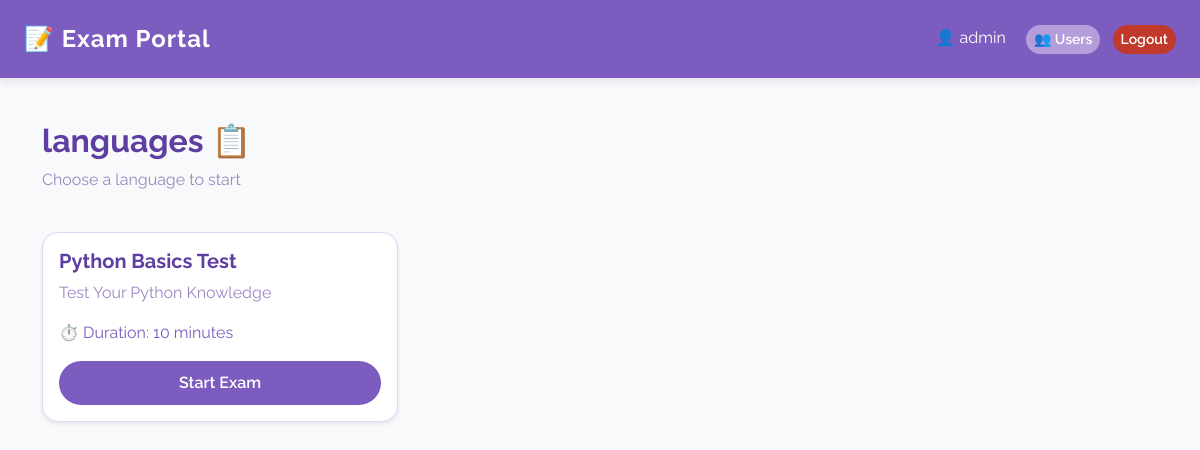
The app's page / (signed in) with its own data.
### exam/models.py (models this page shows, shortened)
class Exam(models.Model):
    title = models.CharField(max_length=200)
    description = models.TextField()
    duration = models.IntegerField()  # minutes
    created_at = models.DateTimeField(auto_now_add=True)

### exam/views.py (the view)
# urls.py: path('', views.home, name='home'),
def home(request):
    exams = Exam.objects.all()
    return render(request, 'home.html', {'exams': exams})

### exam/templates/home.html
{% extends 'base.html' %}
{% block content %}
<div class="row">
    <div class="col-12 mb-4">
        <h2 class="fw-bold">languages 📋</h2>
        <p class="text-muted">Choose a language to start</p>
    </div>
    {% for exam in exams %}
    <div class="col-md-4 mb-4">
        <div class="card shadow-sm">
            <div class="card-body">
                <h5 class="card-title fw-bold">{{ exam.title }}</h5>
                <p class="card-text text-muted">{{ exam.description }}</p>
                <p class="text-info">⏱️ Duration: {{ exam.duration }} minutes</p>
                {% if user.is_authenticated %}
                    <a href="{% url 'take_exam' exam.id %}" class="btn btn-primary w-100">Start Exam</a>
                {% else %}
                    <a href="{% url 'login' %}" class="btn btn-warning w-100">Login to Start</a>
                {% endif %}
            </div>
        </div>
    </div>
    {% empty %}
    <div class="col-12">
        <div class="alert alert-info">No exams available yet!</div>
    </div>
    {% endfor %}
</div>
{% endblock %}

### exam/templates/base.html (shortened to what this page needs)
{% load static %}
<!DOCTYPE html>
<html>
<head>
    <link href="https://cdn.jsdelivr.net/npm/bootstrap@5.3.0/dist/css/bootstrap.min.css" rel="stylesheet">
    <link rel="stylesheet" href="{% static 'css/style.css' %}">
</head>
<body>
<nav class="navbar navbar-dark px-4 py-3">
    <span class="navbar-brand fw-bold fs-4">📝 Exam Portal</span>
    <div>
        {% if user.is_authenticated %}
            <span class="text-white me-3">👤 {{ user.username }}</span>
            {% if user.is_staff %}
                <a href="{% url 'students_list' %}" class="btn btn-warning btn-sm me-2">👥 Users</a>
            {% endif %}
            <a href="{% url 'logout' %}" class="btn btn-danger btn-sm">Logout</a>
        {% else %}
            <a href="{% url 'login' %}" class="btn btn-primary btn-sm me-2">Login</a>
            <a href="{% url 'register' %}" class="btn btn-success btn-sm">Register</a>
        {% endif %}
    </div>
</nav>
<div class="container mt-4">
    {% block content %}
    {% endblock %}
</div>
</body>
</html>

### static/css/style.css (style rules this page uses)
* { margin: 0; padding: 0; box-sizing: border-box; font-family: 'Raleway', sans-serif; }
body { background: #f5f0ff; min-height: 100vh; color: #3d2c6e; }
.navbar { background: #7c5cbf !important; box-shadow: 0 2px 10px rgba(124, 92, 191, 0.2); padding: 12px 25px; }
.navbar-brand { color: white !important; font-weight: 700; letter-spacing: 1px; }
.text-white { color: white !important; }
.card { background: white; border: 1px solid #e0d4f7; border-radius: 16px; color: #3d2c6e; transition: transform 0.3s; box-shadow: 0 3px 12px rgba(124, 92, 191, 0.1); }
.card-title { color: #5e3ea1; font-weight: 700; }
.card-text { color: #7c6a9e; }
h2, h3, h4, h5, h6 { color: #5e3ea1; font-weight: 700; }
.btn-primary { background: #7c5cbf; border: none; border-radius: 25px; padding: 10px 25px; color: white; font-weight: 600; }
.btn-danger { background: #c0392b; border: none; border-radius: 25px; color: white; font-weight: 600; }
.btn-warning { background: #b39ddb; border: none; border-radius: 25px; color: white; font-weight: 600; }
.text-muted { color: #9b87c2 !important; }
.text-info { color: #7c5cbf !important; }
.container { padding-top: 20px; }

### exam/templates/base.html (style rules this page uses)
body { background-color: #f8f9fa; }
.navbar { background-color: #343a40; }

### records on screen
Exam: title "Python Basics Test", description "Test Your Python Knowledge", duration "10"

### other values on screen
{{ user.username }} "admin"
